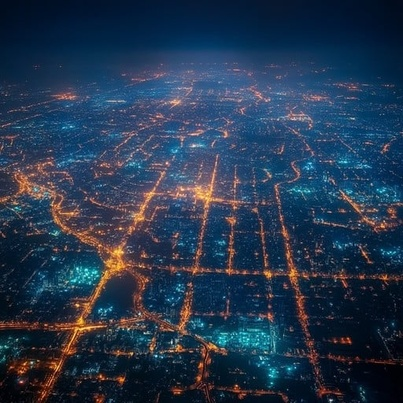
#> input picture data/nightsample01.jpg, 403 x 403 px, shrunk from 512 x 512 before the run; its folder holds 4 pictures in this run
$ python pipelinetest.py
#> lines starting #> are read from the running program, lines starting #| are printed output that depends on the picture
# Kian Spalla
# Sample NITELITE data pipeline
# A simple data pipeline that collects brightness data from night sky images
# and converts them into a histogram and CSV file.

#basic imports
import glob #file collection
import os #file paths
import numpy #array and math functions
import pandas #dataframe and csv
from PIL import Image #image handling
import matplotlib.pyplot as plt #plotting

#Collect images
image_files = (glob.glob("data/*.jpg") + glob.glob("data/*.jpeg") + glob.glob("data/*.png"))

#Check if images were found
if not image_files:
    print("No images found in the 'data' folder.")
    raise SystemExit

#Path to results folder
results_dir = "results"

#Create results folder if it doesnt exist
if not os.path.exists(results_dir):
    os.makedirs(results_dir)

#List to hold results for CSV
results = []

#Loop through images
for image_path in image_files:
    #Open image and create array
    img = Image.open(image_path)
#> img is the input picture: PIL image 403x403 RGB; mean R, G, B 37.9, 55.8, 78.4
    arr = numpy.array(img)

    #Store basic stats about image
    minVal = numpy.min(arr)
#> minVal = 0
    maxVal = numpy.max(arr)
#> maxVal = 255
    avgVal = round(numpy.mean(arr), 2)
#> avgVal = 57.35

    #Output on console (this isnt necessary)
    print(f"\nAnalyzing: {image_path}")
    print("Format:", img.format)
#| Format: JPEG
    print("Size (width, height):", img.size)
#| Size (width, height): (403, 403)
    print("Mode:", img.mode)
#| Mode: RGB
    print("Min:", minVal, "Max:", maxVal, "Avg:", avgVal)
#| Min: 0 Max: 255 Avg: 57.35

    #Create and save histogram plot
    filename_only = os.path.splitext(os.path.basename(image_path))[0]
    hist_path = os.path.join(results_dir, f"{filename_only}_hist.png")

    plt.figure()
    plt.hist(arr.flatten(), bins=256)
    plt.xlabel("Pixel Value (0 = dark, 255 = bright)")
    plt.ylabel("Count")
    plt.title(f"Histogram for {filename_only}")
    plt.savefig(hist_path)
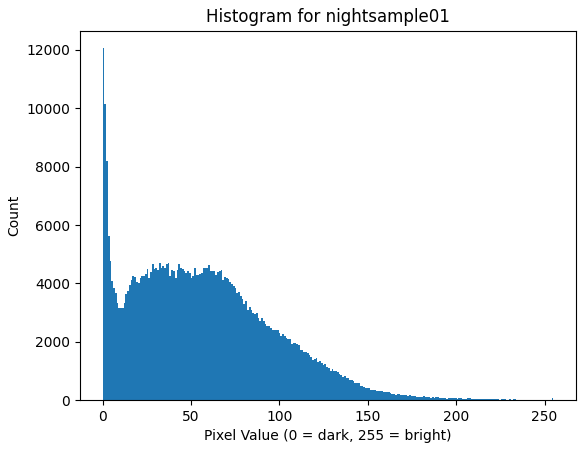
#> figure drawn by matplotlib, 1 panel; tallest bar 12059 high, from x = 0 to 0.996
    plt.close()

    #Store results for CSV
    results.append({
        "filename": image_path,
        "format": img.format,
        "width": img.size[0],
        "height": img.size[1],
        "mode": img.mode,
        "min_pixel": minVal,
        "max_pixel": maxVal,
        "avg_pixel": avgVal
    })
#> pass 2 of the loop `for image_path in image_files:`:
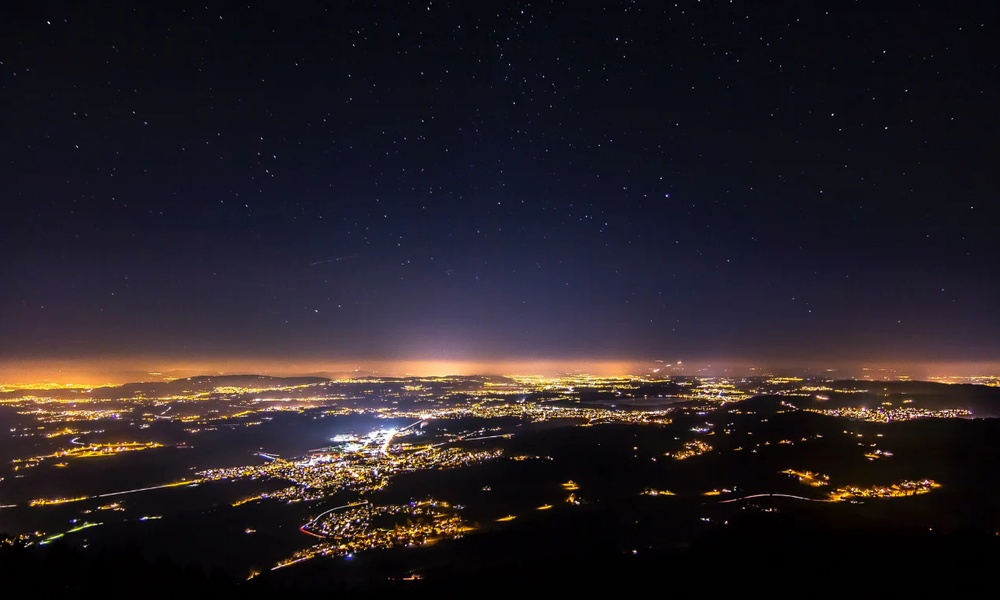
#> input picture data/nightsample02.jpg, 1000 x 600 px, shrunk from 1269 x 762 before the run
#> img is the input picture: PIL image 1000x600 RGB; mean R, G, B 38, 31.1, 36.6
#> avgVal = 35.24
#| Format: JPEG
#| Size (width, height): (1000, 600)
#| Mode: RGB
#| Min: 0 Max: 255 Avg: 35.24
#> `plt.savefig(hist_path)`:
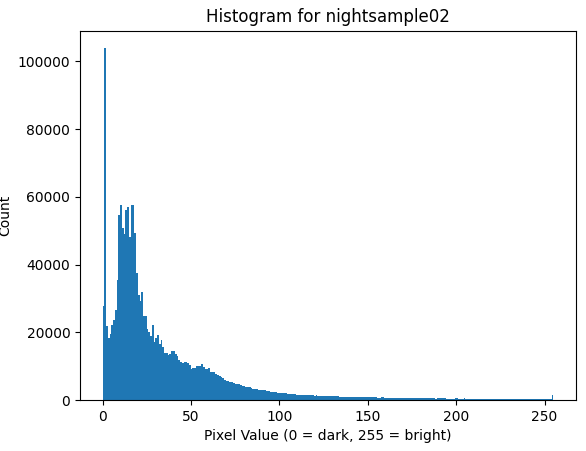
#> figure drawn by matplotlib, 1 panel; tallest bar 103873 high, from x = 0.996 to 1.99
#> pass 3 of the loop `for image_path in image_files:`:
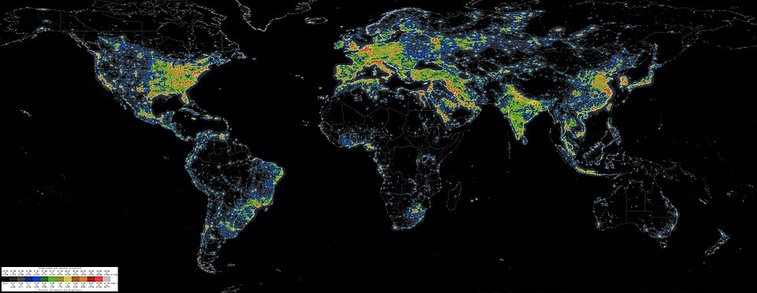
#> input picture data/nightsample03.jpg, 757 x 293 px, shrunk from 960 x 372 before the run
#> img is the input picture: PIL image 757x293 RGB; mean R, G, B 16, 18.5, 17.7
#> avgVal = 17.41
#| Format: JPEG
#| Size (width, height): (757, 293)
#| Mode: RGB
#| Min: 0 Max: 255 Avg: 17.41
#> `plt.savefig(hist_path)`:
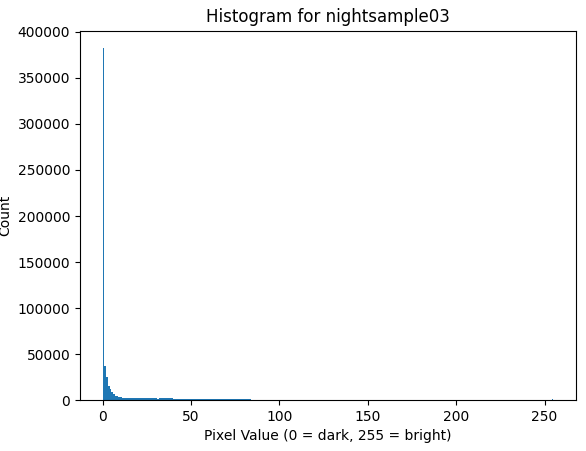
#> figure drawn by matplotlib, 1 panel; tallest bar 382207 high, from x = 0 to 0.996
#> the loop made 4 passes; the first 3 are shown

#Save csv file in results folder
csv_path = os.path.join(results_dir, "image_results.csv")
df = pandas.DataFrame(results)
df.to_csv(csv_path, index=False)

print(f"\nResults saved to {csv_path}")
#| Results saved to results/image_results.csv
print(f"Histogram PNGs saved in {results_dir}/")
